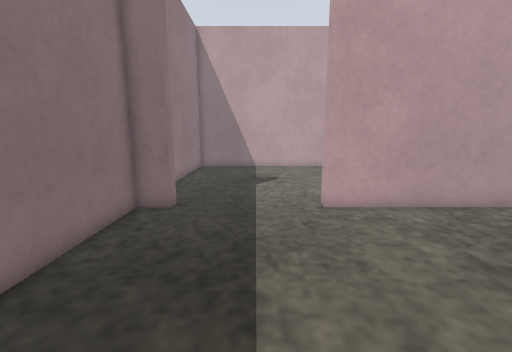
View 1 (above)

13 first-person views from a walk through a world built for the Gazebo simulator. The camera is 0.74 m above the floor, tilts 10° down and sees 90° across. The floor is counted in squares, 0.25 m on a side. Each view is taken from the middle of a square. On the plan, view 1 faces up. The plan holds only what a view shows up to about 19 squares ahead; the rest is blank. Surface patterns are stand-ins for the level's own textures.

View 2
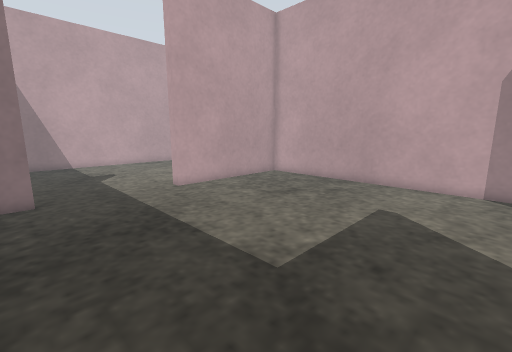

View 3
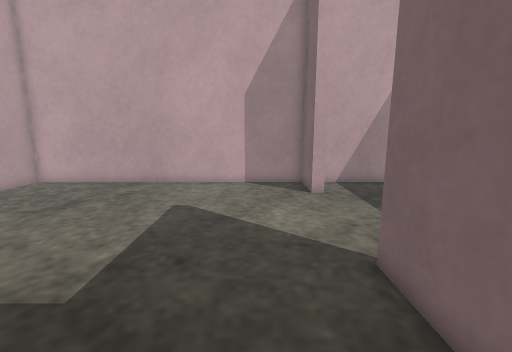

View 4
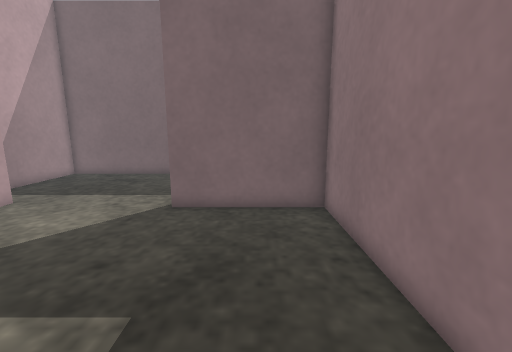

View 5
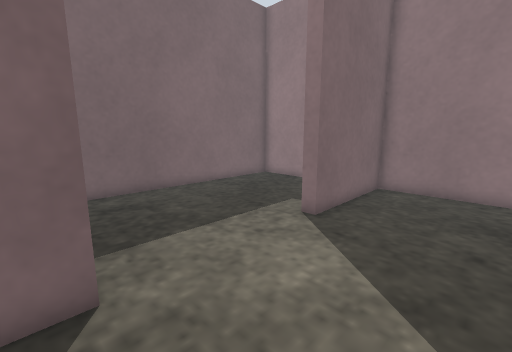

View 6
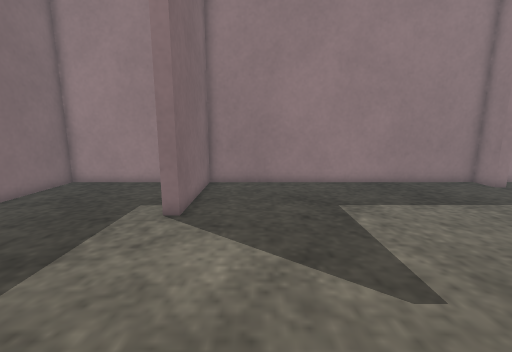

View 7
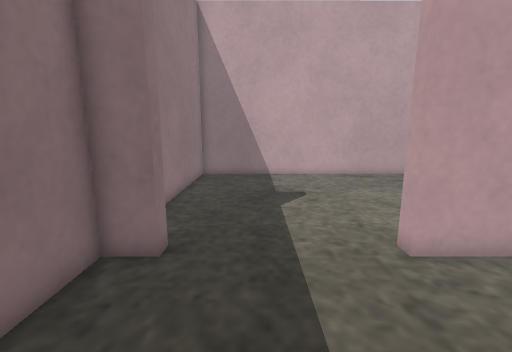

View 8
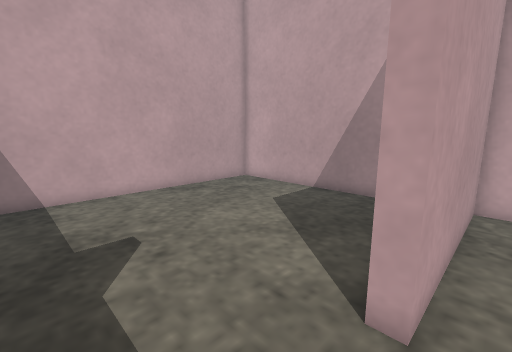

View 9
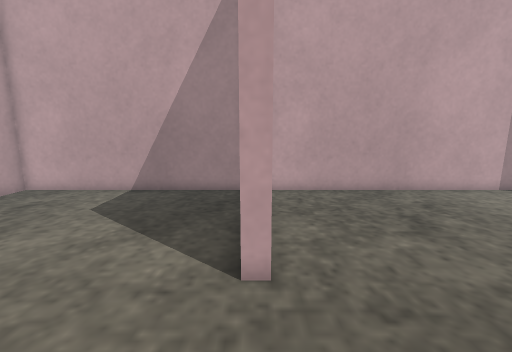

View 10
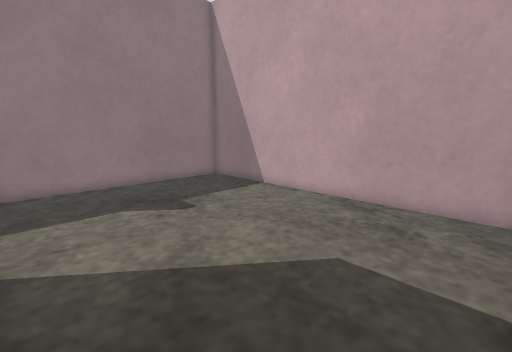

View 11
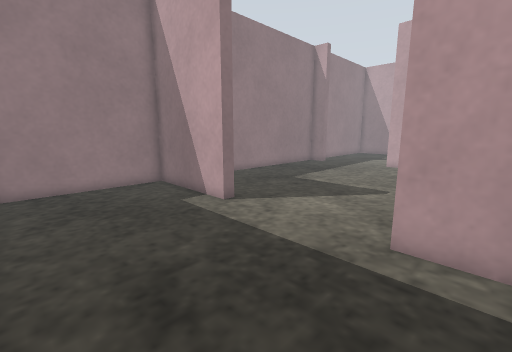

View 12
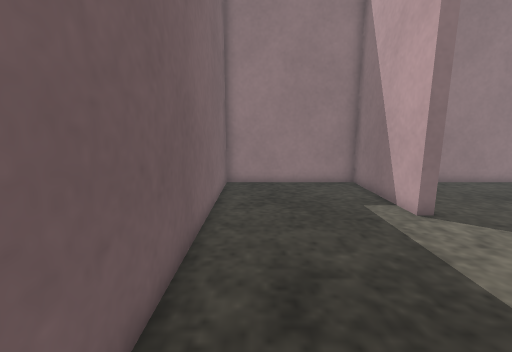

View 13
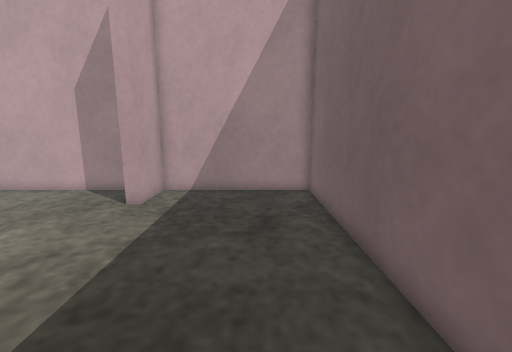

### Floor plan
Ten units are one square. View 1 is at (0, 0); x grows to the right and y downward. Boxes are objects, and circles mark ways between rooms. Rooms are numbered by the first view taken in them; rooms with no view inside come last. Other rooms are left out.
<svg viewBox="-52 -222 164 364">
<path fill="none" stroke="#000" d="M81 57 107 57 107 -97 27 -97M-33 -97 -47 -97 -47 57 13 57M27 -97 27 -104M-33 -104 -33 -97M107 -107 107 -217 -47 -217 -47 -107M13 57 13 63 -47 63 -47 137 107 137 107 63 81 63 81 57"/>
<circle cx="-5" cy="-100" r="3" fill="#2a7"/>
<circle cx="50" cy="60" r="3" fill="#2a7"/>
<text x="30" y="-20">1</text>
<text x="30" y="-160">2</text>
<text x="30" y="100">3</text>
</svg>
Room 1 opens to room 2. Room 1 opens to room 3.

Where each view was taken, in squares from view 1:
view 1: 0 up, 0 right, facing up
view 2: 3 down, 4 left, facing up-right
view 3: 3 down, 4 left, facing right
view 4: 4 up, 2 left, facing down
view 5: 1 down, 9 right, facing down-left
view 6: 3 down, 10 right, facing left
view 7: 4 up, 1 left, facing up
view 8: 9 up, 1 left, facing up-right
view 9: 10 up, 2 left, facing right
view 10: 11 up, 10 right, facing up-left
view 11: 13 down, 10 right, facing up-left
view 12: 12 down, 10 right, facing left
view 13: 11 down, 2 left, facing right
